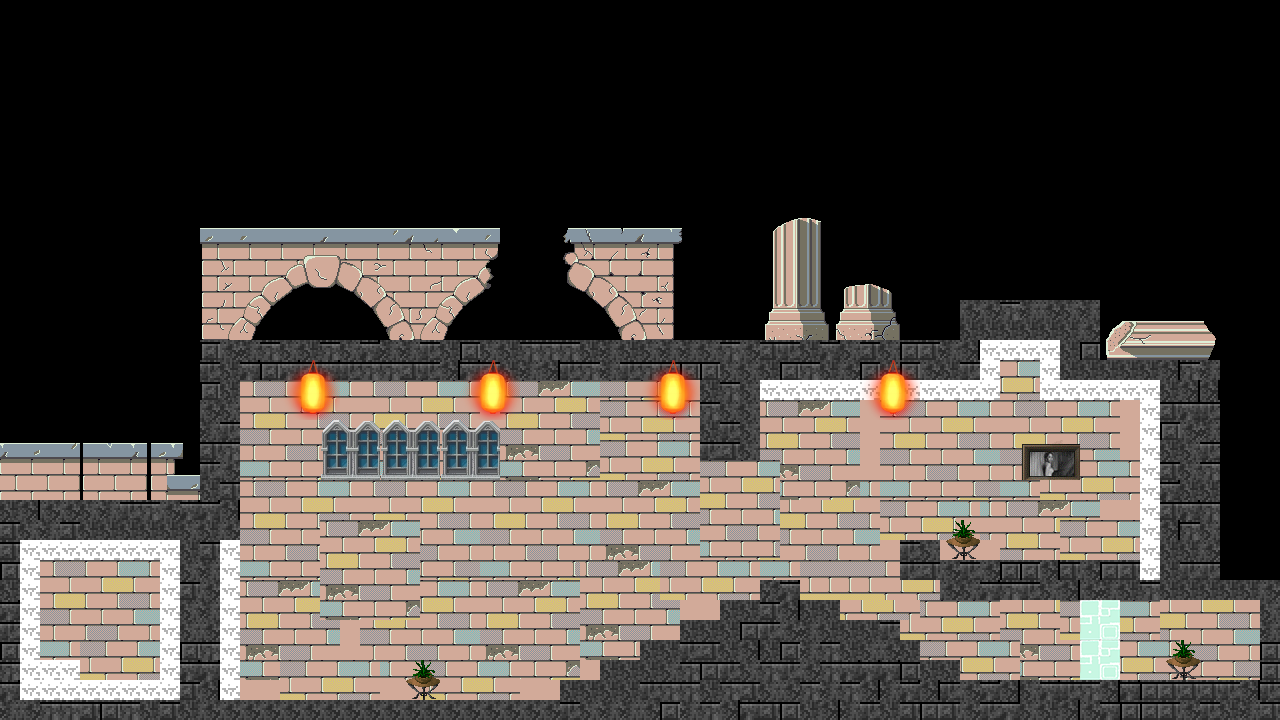

This game map was drawn from its Tiled (.tmx) file and the tilesets committed beside it. A one-line description and the trimmed map source follow:
An orthogonal 64x36 tile map with 20x20 px tiles, 7 tile layers (wall, grass, layer door, form, ...), 7 tilesets and 2 objects (InitialPos, npcPos).

<map version="1.0" tiledversion="1.1.6" orientation="orthogonal" renderorder="right-down" width="64" height="36" tilewidth="20" tileheight="20" infinite="0" nextobjectid="45">
 <tileset firstgid="1" name="blocks" tilewidth="20" tileheight="20" tilecount="476" columns="28">
  <image source="blocks.png" width="576" height="352" />
 </tileset>
 <tileset firstgid="477" name="wall" tilewidth="20" tileheight="20" tilecount="4290" columns="78">
  <image source="wall.png" width="1562" height="1114" />
 </tileset>
 <tileset firstgid="4767" name="form" tilewidth="20" tileheight="20" tilecount="6" columns="3">
  <image source="form.png" width="69" height="50" />
 </tileset>
 <tileset firstgid="4773" name="window" tilewidth="20" tileheight="20" tilecount="9" columns="3">
  <image source="window.png" width="64" height="64" />
 </tileset>
 <tileset firstgid="4782" name="laser door" tilewidth="20" tileheight="20" tilecount="64" columns="8">
  <image source="block.png" width="160" height="160" />
 </tileset>
 <tileset firstgid="4846" name="light" tilewidth="20" tileheight="20" tilecount="9" columns="3">
  <image source="light.png" width="68" height="68" />
 </tileset>
 <tileset firstgid="4855" name="grass" tilewidth="20" tileheight="20" tilecount="4" columns="2">
  <image source="grass.png" width="42" height="44" />
 </tileset>
 <layer name="wall" width="64" height="36">
  <data>[2304 cells, 949 non-empty, 324 distinct tile ids]</data>
 </layer>
 <objectgroup name="Objects">
  <object id="42" name="InitialPos" x="110.667" y="644" />
  <object id="43" name="npcPos" x="305.333" y="636" />
 </objectgroup>
 <layer name="grass" width="64" height="36">
  <data>[2304 cells, 12 non-empty, 4 distinct tile ids]</data>
 </layer>
 <layer name="layer door" width="64" height="36">
  <data>[2304 cells, 8 non-empty, 4 distinct tile ids]</data>
 </layer>
 <layer name="form" width="64" height="36" offsetx="0" offsety="-1.42109e-14">
  <data>[2304 cells, 6 non-empty, 6 distinct tile ids]</data>
 </layer>
 <layer name="window" width="64" height="36">
  <data>[2304 cells, 27 non-empty, 9 distinct tile ids]</data>
 </layer>
 <layer name="blocks" width="64" height="36">
  <data>[2304 cells, 461 non-empty, 12 distinct tile ids]</data>
 </layer>
 <layer name="light" width="64" height="36">
  <data>[2304 cells, 36 non-empty, 9 distinct tile ids]</data>
 </layer>
</map>
